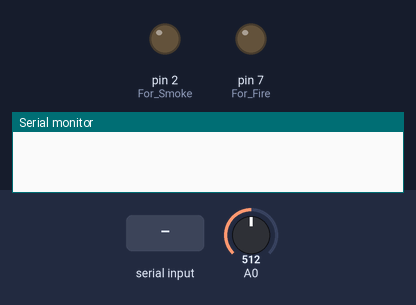
This sketch was run on a simulated Arduino Uno, built with avr-gcc and run on an emulated ATmega328P. On the bench: output pins drawn as LEDs (lit = HIGH), the last lines printed to the serial monitor. Dashed ring = blinking. The test bench sets the inputs (shaded band); at power-on: A0 = 512.

Above: at 1.2 s.
1.3 s: "90,45\n" received over Serial
At 1.6 s:
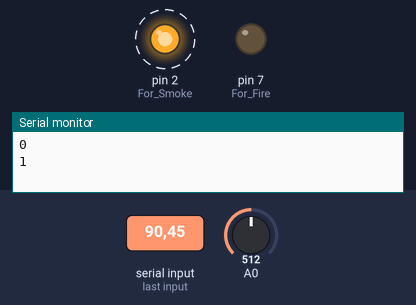
At 8.1 s:
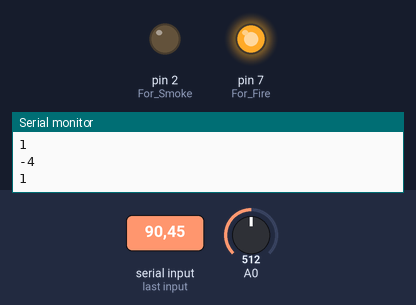
Timing chart, 0 to 10.3 s (numbered marks = the images above; inputs shaded):
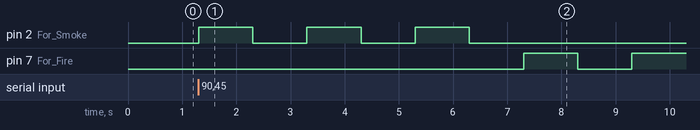

Measured:
- after the input at 1.3 s, pin 2 (For_Smoke): alternates HIGH for 1.0 s and LOW for 1.0 s, 6 changes in all, then stays LOW, starting at once; pin 7 (For_Fire): LOW → HIGH after 6.0 s, → LOW 1.0 s later, → HIGH 1.0 s later

The sketch:

Arduino_End_Code.ino
```cpp
/*This is the code running on the arduino end to defferentiate between fire and smoke continously and triggering
 * the respective fire alarms accordingly. A fire flag (i.e. a 0/1 value in the form of hex code) indicating the
 * presence of fire is sent from RPi end continously and based on this flag value along with the smoke sensor data
 * that arduino receives, it decides whether to trigger either of the two two alarms. Thus, leadig to a  differentiation between fire and smoke detection.
 */

int buzzer_flag = 1;
int fireRead=0;

void setup(){
  Serial.begin(9600);
  pinMode(7,OUTPUT); //For Fire
  pinMode(2,OUTPUT); //For Smoke
  pinMode(A0,INPUT);
  digitalWrite(7,LOW);
  //digitalWrite(2,LOW);
}


void loop(){

  int smoke_read=analogRead(A0);
  //Serial.println(smoke_read);
  if (Serial.available()){

    int usbRead=Serial.read()-'0'; //Converting incoming hex value to integer (It's the fire flag value
    // coming from the raspberry pi end continously to indicate about the possibility of fire.)
    //Serial.println(usbRead);

    if ((smoke_read > 400) && (usbRead == 1)){
      fire_alarm();
    }
    else if((smoke_read < 400) && (usbRead == 1)){
      fire_alarm();
    }
    else if((smoke_read > 400) && (usbRead != 1)){
      buzzer_alarm();
      buzzer_flag=1;
    }
    else {Serial.println("NO SMOKE AND NO FIRE");}
  }
}


void fire_alarm(){
  for (int x=0;x<3;x++){
    digitalWrite(7,HIGH);
    delay(1000);
    digitalWrite(7,LOW);
    delay(1000);
  }
}
//these are functions not loops, so will be called once only.
void buzzer_alarm(){

  if (Serial.available())
  {
    fireRead=Serial.read()-'0';
  }
    Serial.println(fireRead);
    Serial.println(buzzer_flag);

  if ((fireRead==0) && (buzzer_flag==1))
  {for (int x=0;x<3;x++){
    //digitalWrite(7,HIGH);
    digitalWrite(2,HIGH);
    //tone(2, 1000, 200);
    delay(1000);
    //noTone(2);
    digitalWrite(2,LOW);
    delay(1000);
      }
  }

  else  {fire_alarm(); buzzer_flag = 0;} // So, even if the smoke is detected after detecting fire, only the fire_alarm will be triggered.

}
```
